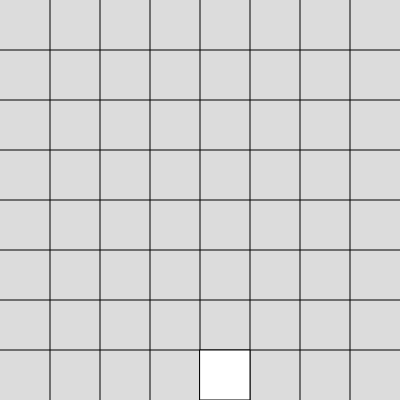
Frame 1 (no input)
Frame 60 (no input): identical to frame 1, image omitted
Frame 120 (the mouse pressed at the canvas centre since frame 60): identical to frame 1, image omitted

The p5.js sketch that drew this single still picture (run headless with seeded random() and noise() and a simulated clock; from frame 60 on, the mouse is pressed at the canvas centre):

// p5.js sketch
// ── sketch.js
// Crossy Roads by Jason Bodzy

grid = [];
obstacles = [];
newRoad = false;
function setup() {
  createCanvas(400, 400);
  player = new Player();
}

function draw() {
  background(220);
  
  grid.push(line(0,50,400,50),line(0,100,400,100),line(0,150,400,150),line(0,200,400,200),line(0,250,400,250),line(0,300,400,300),line(0,350,400,350));
  grid.push(line(50,0,50,400),line(100,0,100,400),line(150,0,150,400),line(200,0,200,400),line(250,0,250,400),line(300,0,300,400),line(350,0,350,400));
  
  for (var i = 0; i < obstacles.length; i ++ ) { 
    obstacles[i].update();
  }

  player.update();

}
// ── obstacles.js
function loadObstacle(){
  obstacle = int(random(1,3));
  if(obstacle == 1){
    obstacles.push(new road());
  }
  if(obstacle == 2){
    obstacles.push(new ground());
  }

      
  for (var i = 0; i < obstacles.length; i ++ ) { 
    obstacles[i].y += 50;
  }
  
  
  
}

class road{
  constructor(){
  	this.y = -50;
    
    this.direction = int(random(0,2));
    
  	fill(100);
  	this.road = rect(0, this.y, 400, 50);  
    
  	this.incrament = random(0, 6);
    
    if (0 < this. incrament && this.incrament < 1){
  			this.incrament += 1;
    }
    
    if(this.direction == 0){
        this.incrament *= -1;
    }
    
  	if(this.incrament > 0){
      	this.x = 0;
  	}else{
      	this.x = width;
    }
    
    
    this.r = random(0,256);
    this.g = random(0,256);
    this.b = random(0,256);
    fill(this.r, this.g, this.b); 
    this.car = rect(this.x, this.y + 15 , 40, 20);
    
  }
  update(){
    //this.y += 1;
    fill(100);
    this.road = rect(0, this.y, 400, 50);  
    
    fill(this.r, this.g ,this.b);
    this.car = rect(this.x, this.y + 15 , 40, 20);
    this.x += this.incrament;
    
    
    if(this.x > width){
      this.x = 0 - 40;
      this.r = random(0,256);
      this.g = random(0,256);
      this.b = random(0,256);
      this.incrament = random(0,6);
      if (0 < this. incrament && this.incrament < 1){
  			this.incrament += 1;
      }
    }
    
    if(this.x < 0 - 40){      
      this.x = width;
      this.r = random(0,256);
      this.g = random(0,256);
      this.b = random(0,256);
      this.incrament = random(0,6);
      if (0 < this. incrament && this.incrament < 1){
  			this.incrament += 1;
      }
      this.incrament *= -1;
    }
    
    if((player.x  >= this.x && player.x <= this.x + 40) || (player.x + 50 >= this.x && player.x + 50 <= this.x + 40)){
    	if(player.y + 25 >= this.y + 15 && player.y + 25 <= this.y + 35){
    		remove();
    	}
    }
    
  }
}


class ground{
  constructor(){
    this.y = -50;
    fill(0, 255, 25);
    this.grass = rect(0, this.y, 400, 50);
  }
  update(){
    fill(0,255,25);
    this.grass = rect(0, this.y, 400, 50);
  }
}

class water{
  constructor(){
    this.y = -50;
    //fill(139,69,19);
    fill(0,0,256);
    this.water = rect(0, this.y, 400, 50);
    this.log = rect(this.x, this.y + 5, this.width, 40);
    
    this.direction = int(random(1,3));
    this.incrament = int(random(1,4));
    
    this.width = int(random(50, 100));
    
    if(this.direction == 0){
      this.incrament *= -1;
      this.x = width;
    }else{
      this.x = 0 - this.width;
    }
    
    
  }
  update(){
    fill(0,0,256);
    this.water = rect(0, this.y, 400, 50);
    
    fill(139,69,19);
    this.log = rect(this.x, this.y + 5, this.width, 40);
    this.x += this.incrament;
    
    
  }
}

// ── player.js


class Player{
  constructor(){
  fill(256);
  this.x = 200;
  this.y = 350;
  this.body = rect(this.x, this.y, 50,50);
  }
  update(){
  fill(256);
  this.body = rect(this.x, this.y, 50,50);
  if(this.y <= 150){
    this.y = 150;
    this.ytest = false;
  }else{
    this.ytest = true;
  }
  if(this.y >= 350){
    this.y = 350;
  }
  if(this.x <= 0){
    this.x =0;
  }
  if(this.x >= 350)
  	this.x = 350;
  }
}

function keyPressed(){
  if(key == 'w'){
    if(player.ytest == true){
    player.y -= 50;
    }else{
    loadObstacle(); 
    }
  }
  if(key == 's'){
    player.y += 50;
  }
  if(key == 'a'){ 
    player.x -= 50;
  }
  if(key == 'd'){
    player.x += 50;
  }
}
